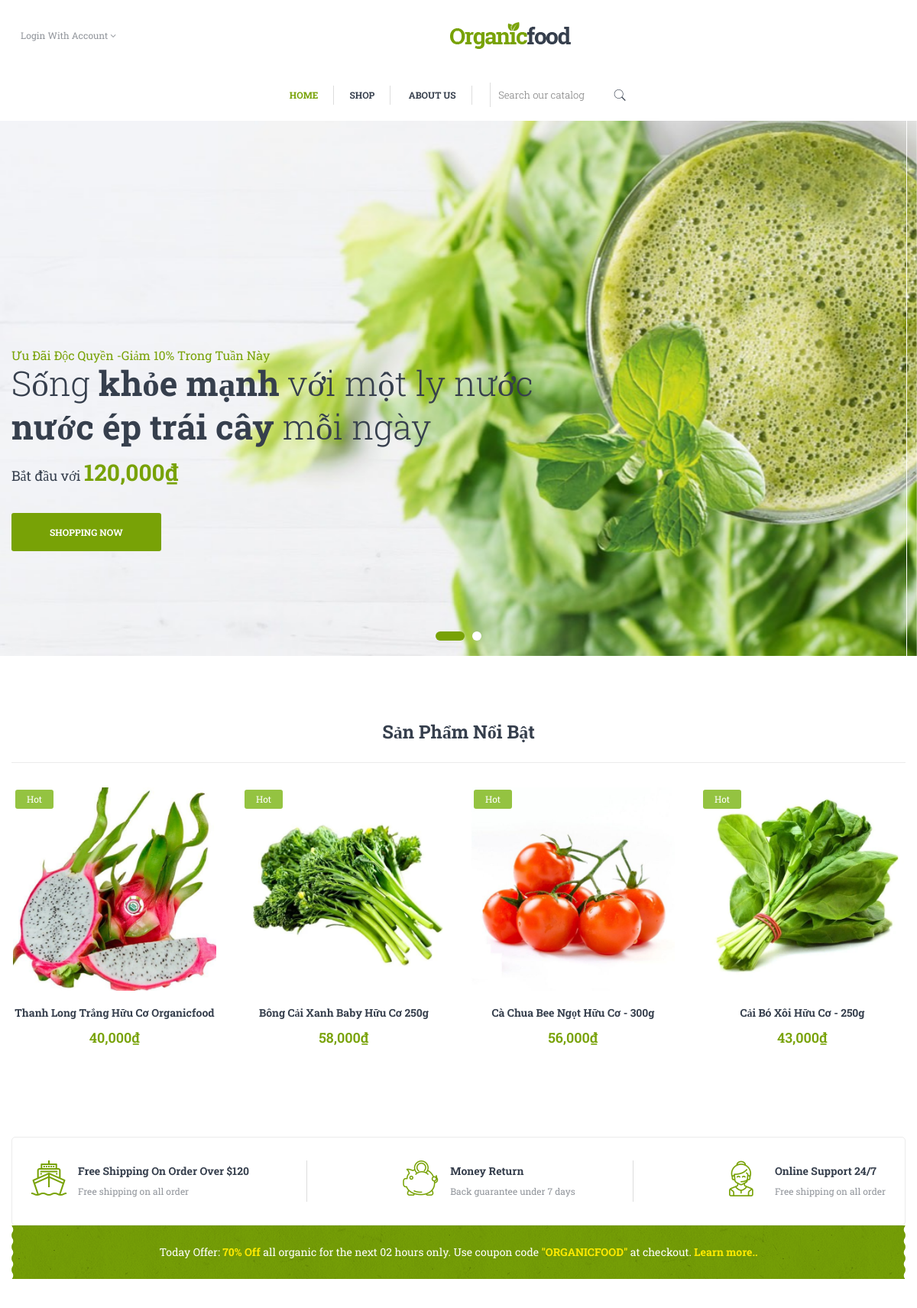
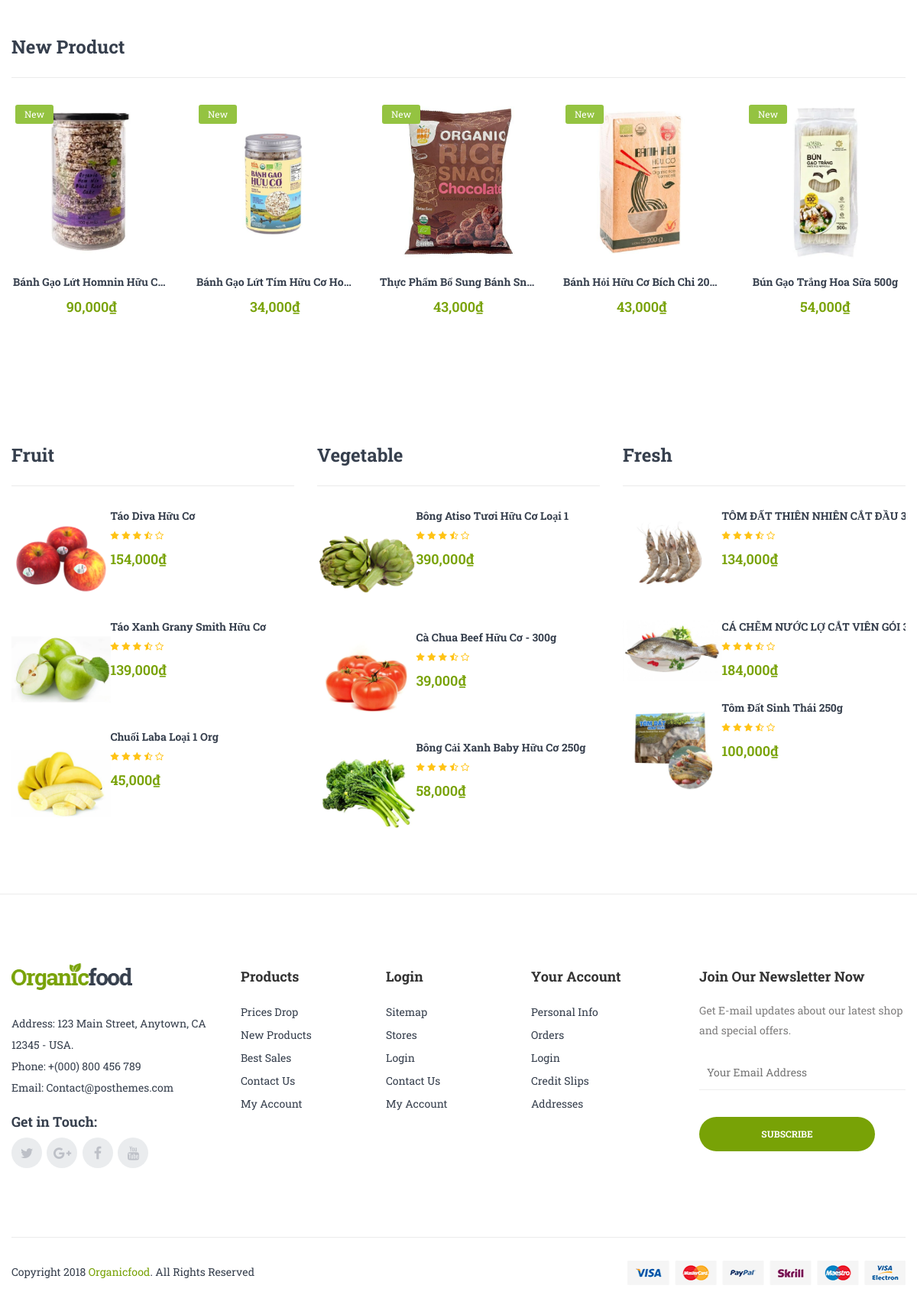
The page / on the database its author committed (2 pictures, top to bottom).
### tables this page shows
CREATE TABLE `products` (
  `id` int(11) NOT NULL,
  `name` varchar(100) NOT NULL,
  `image` varchar(225) NOT NULL,
  `category` int(11) NOT NULL,
  `updated_at` timestamp NOT NULL DEFAULT current_timestamp() ON UPDATE current_timestamp(),
  `created_at` timestamp NOT NULL DEFAULT current_timestamp(),
  `price` int(11) NOT NULL,
  `content` text NOT NULL,
  `feature` int(11) NOT NULL DEFAULT 0
);

CREATE TABLE `categories` (
  `id` int(11) NOT NULL,
  `name` varchar(50) NOT NULL
);

### index.php (called while the page is built)
<?php
include "header.php";
include "slider.php";
include "feature.php";
include "newproduct.php";
include "oganic.php";
include "footer.php";
?>

### models/db.php (called while the page is built, shortened)
<?php
class Db
{
    public static $connection;
    public function __construct()
    {
        if (!self::$connection) {
            self::$connection = new mysqli(DB_HOST, DB_USER, DB_PASSWORD, DB_NAME, PORT);
            self::$connection->set_charset(DB_CHARSET);
        }
        return self::$connection;
    }
}

### models/product.php (called while the page is built, shortened)
<?php
class Product extends Db
{
    public function getAllProducts()
    {
        $sql = self::$connection->prepare("SELECT * FROM `products`");
        $sql->execute();
        $products = $sql->get_result()->fetch_all(MYSQLI_ASSOC);
        return $products;
    }
    public function getAllProductsFeature($start, $count)
    {
        $sql = self::$connection->prepare("SELECT * FROM `products` WHERE `feature` = 1 LIMIT ?,?");
        $sql->bind_param("ii", $start, $count);
        $sql->execute();
        $products = $sql->get_result()->fetch_all(MYSQLI_ASSOC);
        return $products;
    }
    public function getNewProducts($start, $count)
    {
        $sql = self::$connection->prepare("SELECT * FROM `products`
        ORDER BY `created_at` DESC LIMIT ?,?");
        $sql->bind_param("ii", $start, $count);
        $sql->execute();
        $products = $sql->get_result()->fetch_all(MYSQLI_ASSOC);
        return $products;
    }
    public function getProductsByCate($cate_id, $page, $count)
    {
        $start = ($page - 1) * $count;
        $sql = self::$connection->prepare("SELECT * FROM `products`
        WHERE `category` = ?
        LIMIT ?,?");
        $sql->bind_param("iii", $cate_id, $start, $count);
        $sql->execute();
        $products = $sql->get_result()->fetch_all(MYSQLI_ASSOC);
        return $products;
    }
}

### models/category.php (called while the page is built, shortened)
<?php
class Category extends Db{
    public function getNameById($cate_id){
        $sql = self::$connection->prepare("SELECT * FROM `categories` WHERE `id` = ?");
        $sql->bind_param("i",$cate_id);
        $sql->execute();
        $items = $sql->get_result()->fetch_all(MYSQLI_ASSOC);
        return $items;
    }
}

### oganic.php (the view, shortened to what this page needs)
<div class="best_seller_product two best_seller_three">
    <div class="container">
        <div class="row">
            <div class="col-lg-4 col-md-8">
                <?php
                $cateName = $category->getNameById(1);
                ?>
                <div class="section_title space_2 text-left">
                    <h3> <?php echo $cateName['0']['name']; ?> </h3>
                </div>
                <div class="best_selling_product_three owl-carousel">
                    <div class="best_selling_product">
                        <?php
                        $getProductsByCate = $product->getProductsByCate(1, 1, 3);
                        foreach ($getProductsByCate as $value):
                        ?>
                            <div class="single_small_product small_three">
                                <div class="product_thumb">
                                    <a href="product-details.php?product_id=<?php echo $value['id'] ?>">
                                        <img src="./assets/img/image/<?php echo $value['image'] ?>" alt="">
                                    </a>
                                </div>
                                <div class="product_content">
                                    <h4><a href="product-details.php?product_id=<?php echo $value['id'] ?>"><?php echo $value['name'] ?></a></h4>
                                    <div class="product_ratting">
                                        <i class="fa fa-star"></i>
                                        <i class="fa fa-star"></i>
                                        <i class="fa fa-star"></i>
                                        <i class="fa fa-star-half-o"></i>
                                        <i class="fa fa-star-o"></i>
                                    </div>
                                    <div class="product_price">
                                        <span class="regular_price"><?php echo $value['price'] ?>,000₫</span>
                                    </div>
                                </div>
                            </div>
                        <?php endforeach; ?>
                    </div>
                </div>
            </div>
            <div class="col-lg-4 col-md-8">
                <?php
                $cateName = $category->getNameById(2);
                ?>
                <div class="section_title space_2 text-left">
                    <h3> <?php echo $cateName['0']['name']; ?> </h3>
                </div>
                <div class="best_selling_product_three owl-carousel">
                    <div class="best_selling_product">
                        <?php
                        $getProductsByCate = $product->getProductsByCate(2, 1, 3);
                        foreach ($getProductsByCate as $value):
                        ?>
                            <div class="single_small_product small_three">
                                <div class="product_thumb">
                                    <a href="product-details.php?product_id=<?php echo $value['id'] ?>">
                                        <img src="./assets/img/image/<?php echo $value['image'] ?>" alt="">
                                    </a>
                                </div>
                                <div class="product_content">
                                    <h4><a href="product-details.php?product_id=<?php echo $value['id'] ?>"><?php echo $value['name'] ?></a></h4>
                                    <div class="product_ratting">
                                        <i class="fa fa-star"></i>
                                        <i class="fa fa-star"></i>
                                        <i class="fa fa-star"></i>
                                        <i class="fa fa-star-half-o"></i>
                                        <i class="fa fa-star-o"></i>
                                    </div>
                                    <div class="product_price">
                                        <span class="regular_price"><?php echo $value['price'] ?>,000₫</span>
                                    </div>
                                </div>
                            </div>
                        <?php endforeach; ?>
                    </div>
                </div>
            </div>
            <div class="col-lg-4 col-md-8">
                <?php
                $cateName = $category->getNameById(3);
                ?>
                <div class="section_title space_2 text-left">
                    <h3> <?php echo $cateName['0']['name']; ?> </h3>
                </div>
                <div class="best_selling_product_three owl-carousel">
                    <div class="best_selling_product">
                        <?php
                        $getProductsByCate = $product->getProductsByCate(3, 1, 3);
                        foreach ($getProductsByCate as $value):
                        ?>
                            <div class="single_small_product small_three">
                                <div class="product_thumb">
                                    <a href="product-details.php?product_id=<?php echo $value['id'] ?>">
                                        <img src="./assets/img/image/<?php echo $value['image'] ?>" alt="">
                                    </a>
                                </div>
                                <div class="product_content">
                                    <h4><a href="product-details.php?product_id=<?php echo $value['id'] ?>"><?php echo $value['name'] ?></a></h4>
                                    <div class="product_ratting">
                                        <i class="fa fa-star"></i>
                                        <i class="fa fa-star"></i>
                                        <i class="fa fa-star"></i>
                                        <i class="fa fa-star-half-o"></i>
                                        <i class="fa fa-star-o"></i>
                                    </div>
                                    <div class="product_price">
                                        <span class="regular_price"><?php echo $value['price'] ?>,000₫</span>
                                    </div>
                                </div>
                            </div>
                        <?php endforeach; ?>
                    </div>
                    <div class="best_selling_product">
                        <?php
                        $getProductsByCate = $product->getProductsByCate(3, 2, 3);
                        foreach ($getProductsByCate as $value):
                        ?>
                            <div class="single_small_product small_three">
                                <div class="product_content">
                                    <h4><a href="product-details.php?product_id=<?php echo $value['id'] ?>"><?php echo $value['name'] ?></a></h4>
                                    <div class="product_ratting">
                                    </div>
                                    <div class="product_price">
                                    </div>
                                </div>
                            </div>
                        <?php endforeach; ?>
                    </div>
                </div>
            </div>
        </div>
    </div>
</div>
</div>

### feature.php (shortened to what this page needs)
<div class="features_product home_3 pt-90">
    <div class="container">
        <div class="row">
            <div class="col-12">
                <div class="section_title text-center">
                    <h3> Sản phẩm nổi bật </h3>
                </div>
            </div>
        </div>
        <div class="row">
            <div class="features_product_four_active owl-carousel owl-loaded owl-drag">
                <?php
                $getAllProductsFeature = $product->getAllProductsFeature(1, 4);
                foreach ($getAllProductsFeature as $value):
                ?>
                    <div class="col-lg-2">
                        <div class="single__product">
                            <div class="single_product__inner">
                                <span class="new_badge">hot</span>
                                <div class="product_img">
                                    <a href="product-details.php?product_id=<?php echo $value['id'] ?>">
                                        <img src="./assets/img/image/<?php echo $value['image'] ?>" alt="">
                                    </a>
                                </div>
                                <div class="product__content text-center">
                                    <div class="produc_desc_info">
                                        <div class="product_title">
                                            <h4><a href="product-details.php?product_id=<?php echo $value['id'] ?>"><?php echo $value['name'] ?></a></h4>
                                        </div>
                                        <div class="product_price">
                                            <p><?php echo $value['price'] ?>,000₫</p>
                                        </div>
                                    </div>
                                </div>
                            </div>
                        </div>
                    </div>
                <?php
                endforeach
                ?>
            </div>
        </div>
    </div>
</div>
<div class="organic_food_wrapper home3">
    <div class="shipping_area shipping_three ">
        <div class="container">
            <div class="row">
                <div class="col-12">
                    <div class="shipping_list d-flex justify-content-between">
                        <div class="single_shipping_box d-flex">
                            <div class="shipping_icon">
                                <img src="assets/img/ship/1.png" alt="shipping icon">
                            </div>
                            <div class="shipping_content">
                                <h6>Free Shipping On Order Over $120</h6>
                                <p>Free shipping on all order</p>
                            </div>
                        </div>
                        <div class="single_shipping_box one d-flex">
                            <div class="shipping_icon">
                                <img src="assets/img/ship/2.png" alt="shipping icon">
                            </div>
                            <div class="shipping_content">
                                <h6>Money Return</h6>
                                <p>Back guarantee under 7 days</p>
                            </div>
                        </div>
                        <div class="single_shipping_box d-flex">
                            <div class="shipping_icon">
                                <img src="assets/img/ship/4.png" alt="shipping icon">
                            </div>
                            <div class="shipping_content">
                                <h6>Online Support 24/7</h6>
                                <p>Free shipping on all order</p>
                            </div>
                        </div>
                    </div>
                </div>
            </div>
        </div>
    </div>
    <div class="static_home3">
        <div class="container">
            <div class="row">
                <div class="col-12">
                    <div class="static_inner" style="background-image:url(assets/img/banner/bg_static2.png)">
                        <div class="static_content">
                            <p>Today Offer:<span> 70% Off </span>all organic for the next 02 hours only. Use coupon code <span>"ORGANICFOOD" </span>at checkout.<span> Learn more..</span></p>
                        </div>
                    </div>
                </div>
            </div>
        </div>
    </div>

### newproduct.php (shortened to what this page needs)
<div class="new_product new_product_three">
	<div class="container">
		<div class="row">
			<div class="col-12">
				<div class="section_title space_2 text-left">
					<h3>New Product</h3>
				</div>
			</div>
		</div>
		<div class="row">
			<div class="features_product_active_four owl-carousel owl-loaded owl-drag">
				<?php
				$getNewProducts = $product->getNewProducts(1, 5);
				foreach ($getNewProducts as $value):
				?>
					<div class="col-lg-2">
						<div class="single__product">
							<div class="single_product__inner">
								<span class="new_badge">new</span>
								<div class="product_img">
									<a href="product-details.php?product_id=<?php echo $value['id'] ?>">
										<img src="./assets/img/image/<?php echo $value['image'] ?>" alt="">
									</a>
								</div>
								<div class="product__content text-center">
									<div class="produc_desc_info">
										<div class="product_title">
											<h4><a href="product-details.php?product_id=<?php echo $value['id'] ?>"><?php echo $value['name'] ?></a></h4>
										</div>
										<div class="product_price">
											<p><?php echo $value['price'] ?>,000₫</p>
										</div>
									</div>
								</div>
							</div>
						</div>
					</div>
				<?php endforeach ?>
			</div>
		</div>
	</div>
</div>

### rows shown on the page
products: image (picture), name "Thanh Long Trắng Hữu Cơ Organicfood", price "40"
products: image (picture), name "Bông Cải Xanh Baby Hữu Cơ 250g", price "58"
products: image (picture), name "Cà Chua Bee Ngọt Hữu Cơ - 300g", price "56"
products: image (picture), name "Cải Bó Xôi Hữu Cơ - 250g", price "43"
products: image (picture), name "Bánh Gạo Lứt Homnin Hữu C…", price "90"
products: image (picture), name "Bánh Gạo Lứt Tím Hữu Cơ Ho…", price "34"
products: image (picture), name "Thực Phẩm Bổ Sung Bánh Sn…", price "43"
products: image (picture), name "Bánh Hỏi Hữu Cơ Bích Chi 20…", price "43"
products: image (picture), name "Bún Gạo Trắng Hoa Sữa 500g", price "54"
categories: name "Fruit"
products: image (picture), name "Táo Diva Hữu Cơ", price "154"
products: image (picture), name "Táo Xanh Grany Smith Hữu Cơ", price "139"
products: image (picture), name "Chuối Laba Loại 1 Org", price "45"
categories: name "Vegetable"
products: image (picture), name "Bông Atiso Tươi Hữu Cơ Loại 1", price "390"
products: image (picture), name "Cà Chua Beef Hữu Cơ - 300g", price "39"
categories: name "Fresh"
products: image (picture), name "TÔM ĐẤT THIÊN NHIÊN CẮT ĐẦU…", price "134"
products: image (picture), name "CÁ CHẼM NƯỚC LỢ CẮT VIÊN GÓI…", price "184"
products: image (picture), name "Tôm Đất Sinh Thái 250g", price "100"
